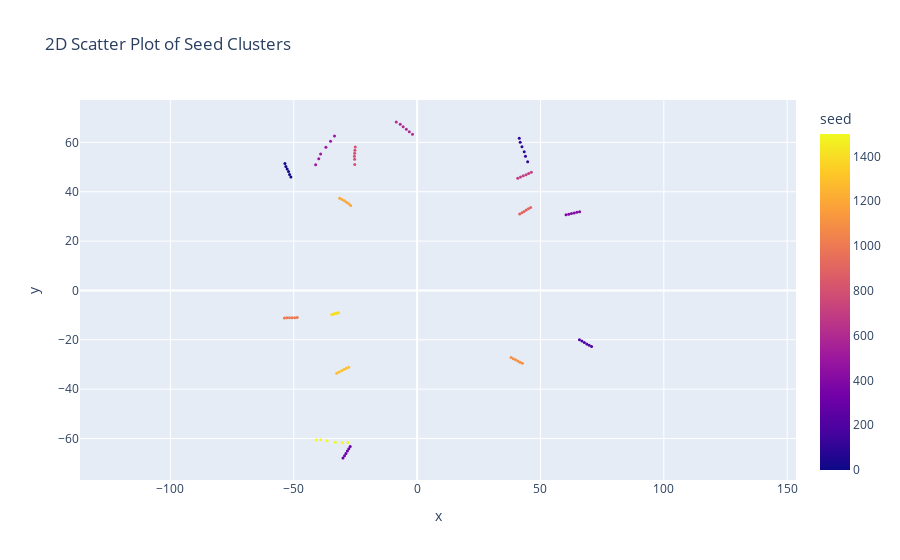
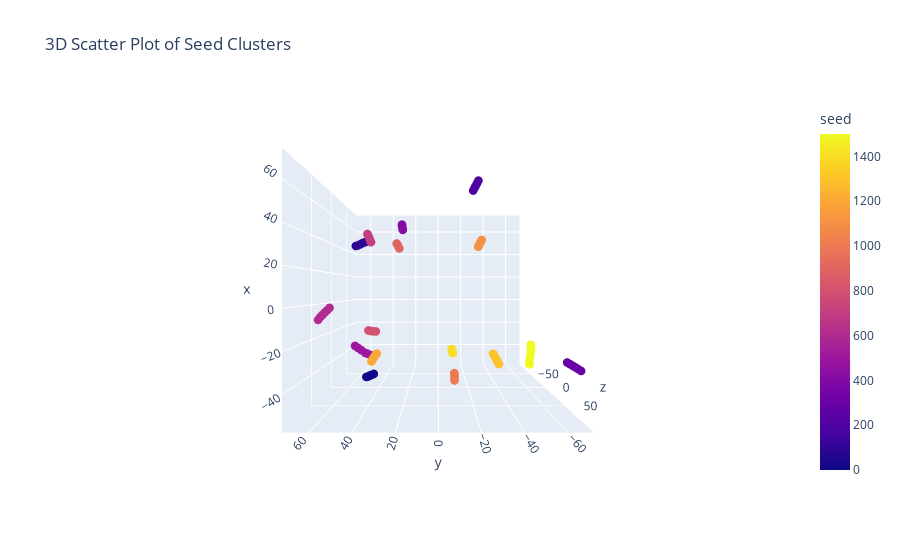

Here is the notebook cell these charts were saved with, in order:
### Code cell
def get_seeds(data, event_id):
    sid = data["tpc_seeds_id"].array(library="np")[event_id]
    cids = data["tpc_seeds_clusters"].array(library="np")[event_id]
    ncid = data["tpc_seeds_nclusters"].array(library="np")[event_id]
    cid_start = data["tpc_seeds_start_idx"].array(library="np")[event_id]
    list_of_cids = [cids[start : start + length] 
                for start, length in zip(cid_start, ncid)]
    lists_of_x = [[clusters.iloc[cid_to_index[cid]]['x'] for cid in cids] for cids in list_of_cids]
    lists_of_y = [[clusters.iloc[cid_to_index[cid]]['y'] for cid in cids] for cids in list_of_cids]
    lists_of_z = [[clusters.iloc[cid_to_index[cid]]['z'] for cid in cids] for cids in list_of_cids]
    df = pd.DataFrame({"sid": sid, "cids": list_of_cids, "x": lists_of_x, "y": lists_of_y, "z": lists_of_z})
    return df

seeds = get_seeds(data, 0)
print(f"Number of seeds: {len(seeds)}")
print(seeds.iloc[0])

# Flatten the lists in seeds DataFrame so that each row is one cluster point,
# and include the seed id for grouping.
flattened_data = {"seed": [], "x": [], "y": [], "z": [], "r": []}
for irow, row in seeds.iterrows():
    if irow % 100  != 0:
        continue
    for x_val, y_val, z_val in zip(row["x"], row["y"], row["z"]):
        flattened_data["seed"].append(row["sid"])
        flattened_data["x"].append(x_val)
        flattened_data["y"].append(y_val)
        flattened_data["z"].append(z_val)
        flattened_data["r"].append(np.sqrt(x_val**2 + y_val**2))

df_flat = pd.DataFrame(flattened_data)
df_flat["r"].plot(kind="hist")

fig = px.scatter(
    df_flat,
    x="x",
    y="y",
    color="seed",
    title="2D Scatter Plot of Seed Clusters"
)
fig.update_layout(
    yaxis=dict(
        scaleanchor="x",
        scaleratio=1
    )
)
fig.update_traces(marker_size=3)
fig.show()

fig = px.scatter_3d(
    df_flat,
    x="x",
    y="y",
    z="z",
    color="seed",
    title="3D Scatter Plot of Seed Clusters"
)
fig.update_traces(marker_size=3)
fig.update_layout(scene_camera=dict(
    eye=dict(x=0, y=0, z=2)
))
fig.show()

### Figure 1 — Plotly figure (JSON) as saved in the notebook; plotly's stock layout.template omitted (floating-point values rounded to 4 significant figures)
{"data": [{"hovertemplate": "x=%{x}<br>y=%{y}<br>seed=%{marker.color}<extra></extra>", "legendgroup": "", "marker": {"color": [0, 0, 0, 0, 0, 0, 100, 100, 100, 100, 100, 100, 200, 200, 200, 200, 200, 200, 300, 300, 300, 300, 300, 300, 400, 400, 400, 400, 400, 400, 500, 500, 500, 500, 500, 500, 600, 600, 600, 600, 600, 600, 700, 700, 700, 700, 700, 700, 800, 800, 800, 800, 800, 800, 900, 900, 900, 900, 900, 900, 1000, 1000, 1000, 1000, 1000, 1000, 1100, 1100, 1100, 1100, 1100, 1100, 1200, 1200, 1200, 1200, 1200, 1200, 1300, 1300, 1300, 1300, 1300, 1300, 1400, 1400, 1400, 1400, 1400, 1400, 1500, 1500, 1500, 1500, 1500, 1500], "coloraxis": "coloraxis", "size": 3, "symbol": "circle"}, "mode": "markers", "name": "", "orientation": "v", "showlegend": false, "type": "scatter", "x": [-51.17, -51.71, -52.12, -52.68, -53.21, -53.58, 44.81, 43.93, 43.42, 42.5, 41.78, 41.41, 65.81, 66.8, 67.78, 68.76, 69.73, 70.72, -27.12, -27.69, -28.27, -28.85, -29.42, -30.05, 60.36, 61.46, 62.55, 63.67, 64.75, 65.86, -41.13, -39.86, -39.11, -36.96, -35.09, -33.48, -1.871, -3.168, -4.372, -5.654, -6.855, -8.45, 40.79, 41.92, 43.02, 44.17, 45.19, 46.29, -25.28, -25.33, -25.39, -25.32, -25.21, -25.07, 41.56, 42.48, 43.35, 44.23, 45.13, 46.01, -48.62, -49.65, -50.69, -51.72, -52.76, -53.78, 38.07, 38.98, 39.88, 40.83, 41.73, 42.65, -26.92, -27.69, -28.58, -29.46, -30.42, -31.37, -27.73, -28.73, -29.67, -30.63, -31.64, -32.56, -31.82, -32.39, -32.95, -33.5, -34.05, -34.6, -27.98, -30.35, -33.12, -36.49, -39.1, -40.96], "xaxis": "x", "y": [45.98, 47.03, 48.2, 49.2, 50.24, 51.43, 52.19, 54.35, 56.17, 58.21, 60.09, 61.66, -20.01, -20.53, -21.1, -21.68, -22.22, -22.73, -63.21, -64.16, -65.11, -66.05, -67.0, -67.92, 30.64, 30.89, 31.17, 31.38, 31.67, 31.88, 50.97, 53.35, 55.25, 58.03, 60.45, 62.59, 63.27, 64.33, 65.35, 66.36, 67.34, 68.27, 45.5, 45.97, 46.45, 46.87, 47.41, 47.87, 51.05, 53.19, 54.39, 55.62, 56.86, 58.12, 31.03, 31.51, 32.04, 32.57, 33.06, 33.59, -10.95, -11.02, -11.03, -11.09, -11.09, -11.16, -27.16, -27.65, -28.14, -28.58, -29.06, -29.52, 34.43, 35.12, 35.71, 36.32, 36.85, 37.4, -31.09, -31.57, -32.09, -32.59, -33.04, -33.56, -9.067, -9.168, -9.298, -9.454, -9.609, -9.764, -61.64, -61.73, -61.54, -60.88, -60.56, -60.63], "yaxis": "y"}], "layout": {"coloraxis": {"colorbar": {"title": {"text": "seed"}}, "colorscale": [[0, "#0d0887"], [0.1111, "#46039f"], [0.2222, "#7201a8"], [0.3333, "#9c179e"], [0.4444, "#bd3786"], [0.5556, "#d8576b"], [0.6667, "#ed7953"], [0.7778, "#fb9f3a"], [0.8889, "#fdca26"], [1, "#f0f921"]]}, "legend": {"tracegroupgap": 0}, "title": {"text": "2D Scatter Plot of Seed Clusters"}, "xaxis": {"anchor": "y", "domain": [0, 1], "title": {"text": "x"}}, "yaxis": {"anchor": "x", "domain": [0, 1], "scaleanchor": "x", "scaleratio": 1, "title": {"text": "y"}}}}

### Figure 2 — Plotly figure (JSON) as saved in the notebook; plotly's stock layout.template omitted (floating-point values rounded to 4 significant figures)
{"data": [{"hovertemplate": "x=%{x}<br>y=%{y}<br>z=%{z}<br>seed=%{marker.color}<extra></extra>", "legendgroup": "", "marker": {"color": [0, 0, 0, 0, 0, 0, 100, 100, 100, 100, 100, 100, 200, 200, 200, 200, 200, 200, 300, 300, 300, 300, 300, 300, 400, 400, 400, 400, 400, 400, 500, 500, 500, 500, 500, 500, 600, 600, 600, 600, 600, 600, 700, 700, 700, 700, 700, 700, 800, 800, 800, 800, 800, 800, 900, 900, 900, 900, 900, 900, 1000, 1000, 1000, 1000, 1000, 1000, 1100, 1100, 1100, 1100, 1100, 1100, 1200, 1200, 1200, 1200, 1200, 1200, 1300, 1300, 1300, 1300, 1300, 1300, 1400, 1400, 1400, 1400, 1400, 1400, 1500, 1500, 1500, 1500, 1500, 1500], "coloraxis": "coloraxis", "size": 3, "symbol": "circle"}, "mode": "markers", "name": "", "scene": "scene", "showlegend": false, "type": "scatter3d", "x": [-51.17, -51.71, -52.12, -52.68, -53.21, -53.58, 44.81, 43.93, 43.42, 42.5, 41.78, 41.41, 65.81, 66.8, 67.78, 68.76, 69.73, 70.72, -27.12, -27.69, -28.27, -28.85, -29.42, -30.05, 60.36, 61.46, 62.55, 63.67, 64.75, 65.86, -41.13, -39.86, -39.11, -36.96, -35.09, -33.48, -1.871, -3.168, -4.372, -5.654, -6.855, -8.45, 40.79, 41.92, 43.02, 44.17, 45.19, 46.29, -25.28, -25.33, -25.39, -25.32, -25.21, -25.07, 41.56, 42.48, 43.35, 44.23, 45.13, 46.01, -48.62, -49.65, -50.69, -51.72, -52.76, -53.78, 38.07, 38.98, 39.88, 40.83, 41.73, 42.65, -26.92, -27.69, -28.58, -29.46, -30.42, -31.37, -27.73, -28.73, -29.67, -30.63, -31.64, -32.56, -31.82, -32.39, -32.95, -33.5, -34.05, -34.6, -27.98, -30.35, -33.12, -36.49, -39.1, -40.96], "y": [45.98, 47.03, 48.2, 49.2, 50.24, 51.43, 52.19, 54.35, 56.17, 58.21, 60.09, 61.66, -20.01, -20.53, -21.1, -21.68, -22.22, -22.73, -63.21, -64.16, -65.11, -66.05, -67.0, -67.92, 30.64, 30.89, 31.17, 31.38, 31.67, 31.88, 50.97, 53.35, 55.25, 58.03, 60.45, 62.59, 63.27, 64.33, 65.35, 66.36, 67.34, 68.27, 45.5, 45.97, 46.45, 46.87, 47.41, 47.87, 51.05, 53.19, 54.39, 55.62, 56.86, 58.12, 31.03, 31.51, 32.04, 32.57, 33.06, 33.59, -10.95, -11.02, -11.03, -11.09, -11.09, -11.16, -27.16, -27.65, -28.14, -28.58, -29.06, -29.52, 34.43, 35.12, 35.71, 36.32, 36.85, 37.4, -31.09, -31.57, -32.09, -32.59, -33.04, -33.56, -9.067, -9.168, -9.298, -9.454, -9.609, -9.764, -61.64, -61.73, -61.54, -60.88, -60.56, -60.63], "z": [-14.3, -14.39, -14.82, -15.04, -15.27, -15.64, -27.04, -27.91, -28.66, -29.48, -30.17, -30.7, 47.63, 48.38, 49.08, 49.81, 50.52, 51.16, 86.69, 87.98, 89.41, 90.66, 91.91, 93.53, -83.02, -84.57, -85.85, -87.42, -88.57, -90.09, -36.31, -35.52, -35.04, -34.06, -33.32, -32.62, 45.5, 46.9, 48.13, 49.28, 50.31, 51.85, 2.622, 2.571, 2.599, 2.563, 2.624, 2.584, -62.15, -64.03, -65.37, -66.59, -67.88, -69.13, -52.23, -53.42, -54.56, -55.66, -56.72, -58.0, -3.346, -3.439, -3.544, -3.736, -3.898, -4.057, -0.5599, -0.6517, -0.6534, -0.6996, -0.7692, -0.8308, 56.75, 56.53, 56.44, 56.33, 56.1, 56.04, 51.22, 52.61, 53.91, 55.2, 56.61, 57.55, -1.38, -1.398, -1.5, -1.557, -1.619, -1.751, 6.104, 6.241, 6.3, 6.616, 6.746, 6.845]}], "layout": {"coloraxis": {"colorbar": {"title": {"text": "seed"}}, "colorscale": [[0, "#0d0887"], [0.1111, "#46039f"], [0.2222, "#7201a8"], [0.3333, "#9c179e"], [0.4444, "#bd3786"], [0.5556, "#d8576b"], [0.6667, "#ed7953"], [0.7778, "#fb9f3a"], [0.8889, "#fdca26"], [1, "#f0f921"]]}, "legend": {"tracegroupgap": 0}, "scene": {"camera": {"eye": {"x": 0, "y": 0, "z": 2}}, "domain": {"x": [0, 1], "y": [0, 1]}, "xaxis": {"title": {"text": "x"}}, "yaxis": {"title": {"text": "y"}}, "zaxis": {"title": {"text": "z"}}}, "title": {"text": "3D Scatter Plot of Seed Clusters"}}}
